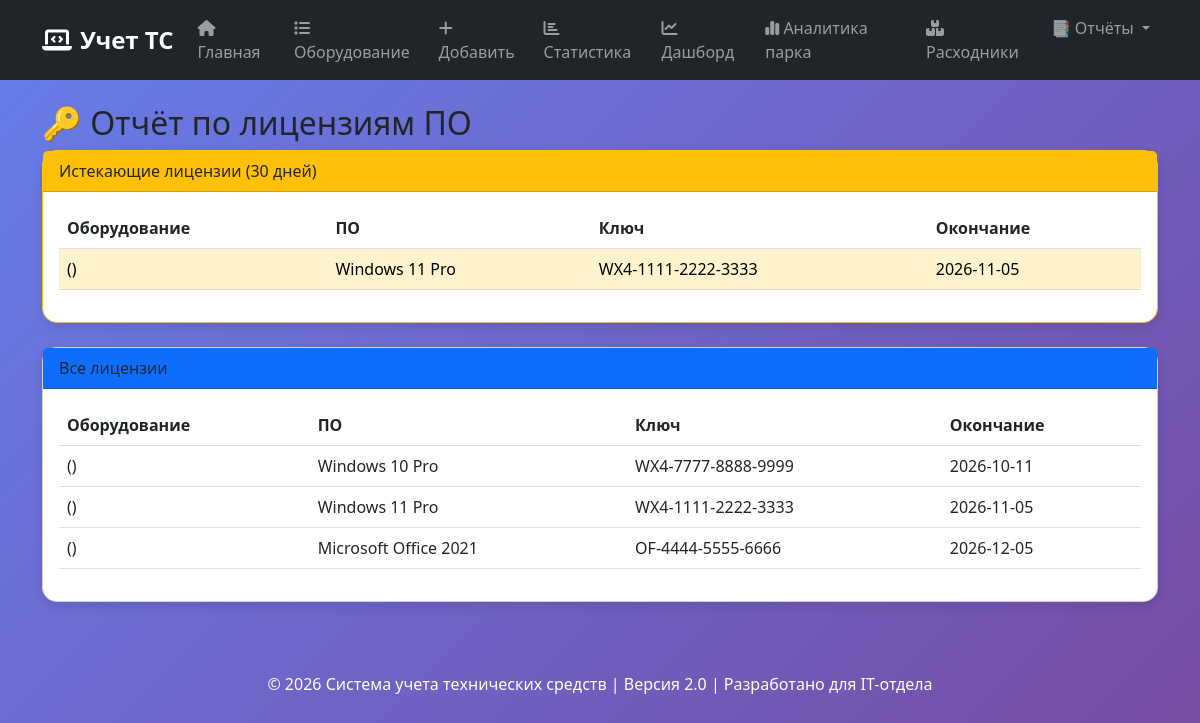
The page /reports/licenses on the database its author committed.
### tables this page shows
CREATE TABLE licenses (id INTEGER PRIMARY KEY AUTOINCREMENT, equipment_id INTEGER NOT NULL, software_name TEXT NOT NULL, license_key TEXT, expiration_date TEXT NOT NULL, FOREIGN KEY (equipment_id) REFERENCES equipment(id) ON DELETE CASCADE);

### app.py (the view)
@app.route('/reports/licenses')
def report_licenses():
    all_licenses = db.get_all_licenses_with_equipment()
    expiring_licenses = db.get_expiring_licenses(30)
    return render_template('reports_licenses.html', all_licenses=all_licenses, expiring_licenses=expiring_licenses)

### database.py (called while the page is built)
def get_connection():
    return sqlite3.connect(DB_NAME)

def get_all_licenses_with_equipment():
    with get_connection() as conn:
        cursor = conn.cursor()
        cursor.execute('SELECT l.*, e.inventory_number, e.name as equipment_name FROM licenses l JOIN equipment e ON l.equipment_id = e.id ORDER BY l.expiration_date ASC')
        return cursor.fetchall()

def get_expiring_licenses(days=30):
    with get_connection() as conn:
        cursor = conn.cursor()
        cursor.execute("SELECT l.*, e.inventory_number, e.name as equipment_name FROM licenses l JOIN equipment e ON l.equipment_id = e.id WHERE l.expiration_date BETWEEN date('now') AND date('now', ?) ORDER BY l.expiration_date ASC", (f'+{days} days',))
        return cursor.fetchall()

### templates/reports_licenses.html (shortened to what this page needs)
{% extends "base.html" %}
{% block content %}
<h2>🔑 Отчёт по лицензиям ПО</h2>
<div class="card mb-4 border-warning">
    <div class="card-header bg-warning">Истекающие лицензии (30 дней)</div>
    <div class="card-body">
        <table class="table">
            <thead><tr><th>Оборудование</th><th>ПО</th><th>Ключ</th><th>Окончание</th></tr></thead>
            <tbody>
                {% for lic in expiring_licenses %}
                <tr class="table-warning"><td>{{ lic[7] }} ({{ lic[8] }})</td><td>{{ lic[2] }}</td><td>{{ lic[3] or '—' }}</td><td>{{ lic[4] }}</td></tr>
                {% endfor %}
            </tbody>
        </table>
    </div>
</div>
<div class="card">
    <div class="card-header bg-primary">Все лицензии</div>
    <div class="card-body">
        <table class="table">
            <thead><tr><th>Оборудование</th><th>ПО</th><th>Ключ</th><th>Окончание</th></tr></thead>
            <tbody>
                {% for lic in all_licenses %}
                <tr><td>{{ lic[7] }} ({{ lic[8] }})</td><td>{{ lic[2] }}</td><td>{{ lic[3] or '—' }}</td><td>{{ lic[4] }}</td></tr>
                {% endfor %}
            </tbody>
        </table>
    </div>
</div>
{% endblock %}

### templates/base.html (style rules this page uses)
body { background: linear-gradient(135deg, #667eea 0%, #764ba2 100%); min-height: 100vh; }
.card { border-radius: 15px; box-shadow: 0 4px 12px rgba(0,0,0,0.1); transition: transform 0.2s; background: white; }

### rows shown on the page
licenses: software_name "Windows 11 Pro", license_key "WX4-1111-2222-3333", expiration_date "2026-11-05"
licenses: software_name "Windows 10 Pro", license_key "WX4-7777-8888-9999", expiration_date "2026-10-11"
licenses: software_name "Microsoft Office 2021", license_key "OF-4444-5555-6666", expiration_date "2026-12-05"
